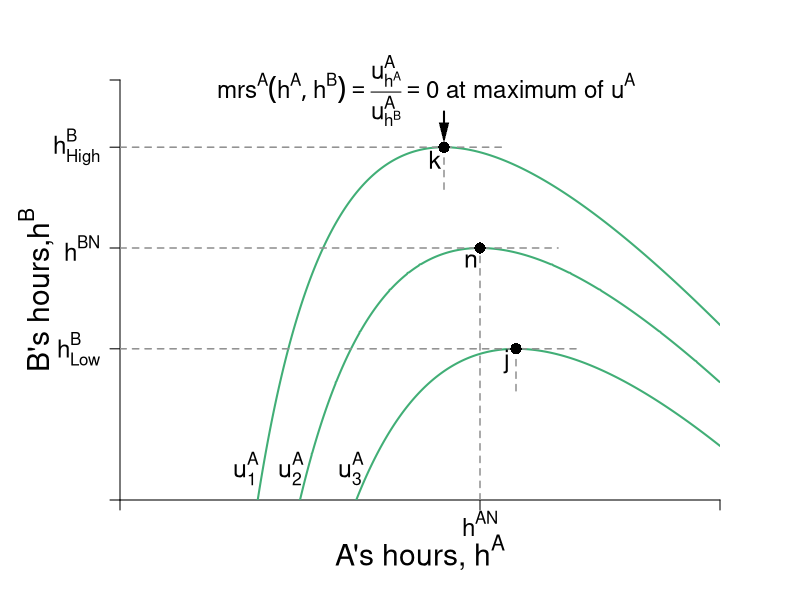

R code for this plot:
require(shape)
pdf(file = "coordination_failures/coordination_indiff_map.pdf", width = 9, height = 7)

#Set parameters for graphics
pointsize <- 1.8
axislabelsize <- 1.8
labelsize <- 1.5
namesize <- 1.8
annotatesize <- 1.5
graphlinewidth <- 2
segmentlinewidth <- 1.5

COL <- c("#7fc97f", "#beaed4", "#fdc086", "#ffff99", "#386cb0", "#f0027f", "#bf5b17", "#666666")
COLA <- c("#99d8c9","#66c2a4","#41ae76", "#238b45", "#005824")
COLB <- c("#4eb3d3", "#2b8cbe", "#0868ac","#084081")
Grays <- gray.colors(25, start =1, end = 0)

par(mar =  c(5, 6, 4, 4))

# uA <- function(ea, eb, alpha = 16, beta = 1/24) {
#   alpha*(1 - beta*eb)*ea - 0.5*(ea)^2
# }

uA <- function(ea, eb, alpha = 30, beta = 1/2) {
  (alpha - beta*(ea+eb))*ea - 0.5*(ea)^2
}

hANE <- function(alpha, beta = 1/2){
  alpha/(1 + 3*beta)
}

brfA <- function(ea, alpha = 30, beta = 1/2) {
  (alpha - ea*(1 + 2*beta))/(beta)
}

# brfA <- function(ea, alpha = 16, beta = 1/24) {
#   (alpha - ea)/(alpha * beta)
# }


xlims <- c(0, 20)
ylims <- c(0, 20)

npts <- 501 
x <- seq(xlims[1], xlims[2], length.out = npts)
y <- seq(ylims[1], ylims[2], length.out = npts) 
a <- c(uA(10.8, brfA(10.8)), 
       uA(hANE(alpha = 30, beta = 1/2), hANE(alpha = 30, beta = 1/2)), 
       uA(13.2, brfA(13.2))
       )

plot(0, 0, xlim = xlims, ylim = ylims, type = "n",
     xlab = expression(paste("")),
     ylab = expression(paste("")), 
     xaxt = "n", 
     yaxt = "n", 
     cex.lab = axislabelsize, 
     bty = "n",
     xaxs="i", 
     yaxs="i")

# ticksy <- seq(from = 0, to = ylims[2], by = 2)
# ylabels <- seq(from = 0, to = ylims[2], by = 2)
# ticksx <- seq(from = 0, to = xlims[2], by = 2)
# xlabels <- seq(from = 0, to = xlims[2], by = 2)
ticksy <- c(0,  brfA(13.2), 12,  brfA(10.8), ylims[2])
ylabels <- c(NA, expression(paste(h[Low]^B)), expression(paste(h^{BN})), expression(paste(h[High]^B)), NA)
ticksx <- c(0, 12,  xlims[2])
xlabels <- c(NA, expression(paste(h^{AN})), NA)


axis(1, at = ticksx, pos = 0, labels = xlabels, cex.axis= labelsize - 0.05)
axis(2, at = ticksy, pos = 0, labels = ylabels, las = 1, cex.axis= labelsize - 0.05)

npts <- 500 
xx1 <- seq(xlims[1], xlims[2], length.out = npts)
#lines(xx1, brfA(xx1, alpha = 16, beta = 1/24), col = COLA[4], lwd = graphlinewidth)


contour(y, x, 
        outer(x, y, uA),
        drawlabels = FALSE,
        col = COLA[3],
        lwd = graphlinewidth,
        levels = a, 
        xaxs="i", 
        yaxs="i", 
        add = TRUE) 

text(0.5*xlims[2], -2.5, expression(paste("A's hours, ", h^A)), xpd = TRUE, cex = axislabelsize)
text(-2.8, 10, expression(paste("B's hours,", h^B)), xpd = TRUE, cex = axislabelsize, srt = 90) 

#Label the iso-welfare functions for the A
text(4.2, 1.5, expression(u[1]^A), cex = annotatesize)
text(5.7, 1.5, expression(u[2]^A), cex = annotatesize)
text(7.7, 1.5, expression(u[3]^A), cex = annotatesize)

#Label Nash Equilibrium 
segments(0, 12, 14.6, 12, lty = 2, col = Grays[18], lwd = segmentlinewidth)
segments(12, 0, 12, 12, lty = 2, col = Grays[18], lwd = segmentlinewidth)
points(12, 12, pch = 16, col = "black", cex = 1.5)
#text(11.3, 10.1, expression(paste("Nash Equilibrium")))
text(12 - 0.3, 12 - 0.6, expression(paste("n")), cex = annotatesize)



segments(0,  brfA(13.2),  13.2 + 2,  brfA(13.2), lty = 2, col = Grays[18], lwd = segmentlinewidth)
segments(13.2,  brfA(13.2) - 2,  13.2,  brfA(13.2), lty = 2, col = Grays[18], lwd = segmentlinewidth)
points(13.2, brfA(ea = 13.2), pch = 16, col = "black", cex = 1.5)
text(13.2 - 0.3, brfA(ea = 13.2) - 0.6, expression(paste("j")), cex = annotatesize)

segments(0, brfA(10.8), 10.8 + 2, brfA(10.8), lty = 2, col = Grays[18], lwd = segmentlinewidth)
segments(10.8, brfA(10.8) - 2, 10.8, brfA(10.8), lty = 2, col = Grays[18], lwd = segmentlinewidth)
points(10.8, brfA(10.8), pch = 16, col = "black", cex = 1.5)
text(10.8 - 0.3, brfA(10.8) - 0.6, expression(paste("k")), cex = annotatesize)

text(10.2, 19.5, expression(paste(mrs^{A}*(list(h^A, h^B)) == frac(u[h^A]^A, u[h^B]^A), phantom() == 0, " at maximum of ", u^A)), cex = annotatesize - 0.05, xpd = TRUE)
Arrows(10.8, 18.5, 10.8, 17.5, col = "black", lty = 1, lwd = 2, arr.type = "triangle", arr.lwd = 0.5)



dev.off()
